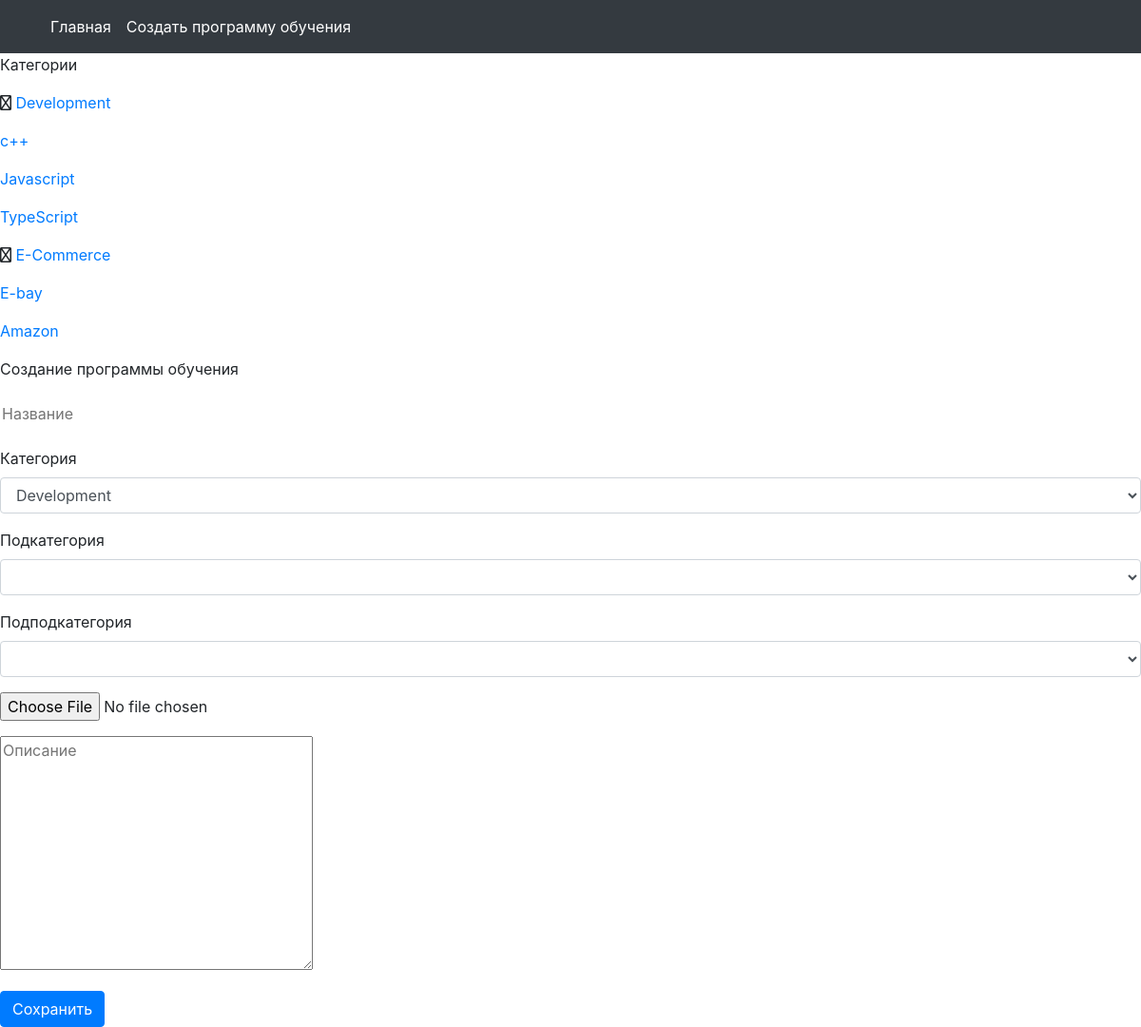
The page /index.php/post/create on the database its author committed.
### tables this page shows
CREATE TABLE `categories` (
  `id` int(10) UNSIGNED NOT NULL,
  `name` varchar(100) NOT NULL
);

CREATE TABLE `subcategories` (
  `id` int(10) UNSIGNED NOT NULL,
  `name` varchar(100) NOT NULL,
  `parent_id` int(10) UNSIGNED DEFAULT NULL
);

CREATE TABLE `subsubcategories` (
  `id` int(10) UNSIGNED NOT NULL,
  `name` varchar(100) NOT NULL,
  `parent_id` int(10) UNSIGNED DEFAULT NULL
);

### application/controllers/Post.php (called while the page is built, shortened)
<?php
class Post extends CI_Controller{
    public function create(){
            if($_SERVER['REQUEST_METHOD'] === 'GET') {
                $data['page_body'] = 'create_post';
                $this->load->view('page/home/index', $data);
            }else if($_SERVER['REQUEST_METHOD'] === 'POST'){
                $this->form_validation->set_rules('title', 'Title', 'required|min_length[3]');
                $this->form_validation->set_rules('content', 'Content', 'required|min_length[3]');
                $this->form_validation->set_rules('cat', 'Category', 'trim|required');
                $this->form_validation->set_rules('subCat', 'Sub-Category', 'trim');
                if($this->form_validation->run()){
                    $config['upload_path'] = './uploads/image';
                    $config['allowed_types'] = 'gif|jpg|png';
                    $config['max_size'] = 0;
                    $config['max_width'] = 0;
                    $config['max_height'] = 0;
                    $this->load->library('upload', $config);
                    if ( ! $this->upload->do_upload('image')) {
                        $error = array(
                            'error' => $this->upload->display_errors(),
                            'page_body' => 'errors'
                        );
                        $this->load->view('page/home/index', $error);
                    } else {
                        $file = $this->upload->data();
                        $this->post_model->insert($file);
                        $this->session->set_flashdata(array("create_success" => "<p class='text-success'>Post create success</p>"));
                        redirect('home');
                    }
                }else{
                    $data = array(
                        'error' => '<p>Data is invalid. Make sure data is fill up</p>',
                        'page_body' => 'errors'
                    );
                    $this->load->view('page/home/index', $data);
                }
            }
    }
}

### index.php (called while the page is built, shortened)
<?php
require_once BASEPATH.'core/CodeIgniter.php';

### application/models/Categories_model.php (called while the page is built)
<?php
class Categories_model extends CI_Model{
    public function get_main_categories(){
        $results = $this->db->get('categories');
        return $results->result();
    }
    public function get_sub_categories($cat_id){
        $this->db->where('parent_id', $cat_id);
        $results = $this->db->get('subCategories');
        return $results->result();
    }
    public function get_sub_sub_categories($cat_id){
        $this->db->where('parent_id', $cat_id);
        $results = $this->db->get('subsubCategories');
        return $results->result();
    }
}

### application/views/partials/home/common/categoriesbar.php (the view)
<div class="categories">
    <p class="categories-header">Категории</p>
    <div class="main-category-list">
        <?php $main_categories = $this->categories_model->get_main_categories(); ?>
        <?php foreach ($main_categories as $cat_row){ ?>
            <div class="main-category-list-item">
                <p>
                    <i class="far fa-angle-double-right"></i>
                     <a href="<?php echo base_url() ?>index.php/post/all_post/<?php echo $cat_row->id; ?>">
                        <?php echo $cat_row->name; ?>
                    </a>
                </p>
                <?php $sub_categories = $this->categories_model->get_sub_categories($cat_row->id); ?>
                <?php foreach ($sub_categories as $subcat_row){ ?>
                    <div class="sub-category-list">
                        <div class="sub-category-list-item">
                            <p>
                                <a href="<?php echo base_url() ?>index.php/post/all_post/<?php echo $cat_row->id . "/" . $subcat_row->id; ?>">
                                    <?php echo $subcat_row->name; ?>
                                </a>
                            </p>
                            <?php $sub_sub_categories = $this->categories_model->get_sub_sub_categories($subcat_row->id); ?>
                            <?php foreach ($sub_sub_categories as $subsubcat_row){ ?>
                                <div class="sub-sub-category-list">
                                    <div class="sub-sub-category-list-item">
                                        <p>
                                            <a href="<?php echo base_url() ?>index.php/post/all_post/<?php echo $cat_row->id . "/" . $subcat_row->id . "/" . $subsubcat_row->id; ?>">
                                                <?php echo $subsubcat_row->name; ?>
                                            </a>
                                        </p>
                                    </div>
                                </div>
                            <?php } ?>
                        </div>
                    </div>
                <?php } ?>
            </div>
        <?php } ?>
    </div>
</div>

### application/views/page/home/index.php
<!DOCTYPE html>
<html lang="en" ng-app="myApp">
<head>
    <?php $this->load->view('partials/home/common/header'); ?>
</head>
<body>
<?php
    $this->load->view('partials/home/common/navbar');
?>
<div class="container-costom">
    <div class="row-costom">
        <div class="left-box">
            <?php $this->load->view('partials/home/common/categoriesbar'); ?>
        </div>
        <div class="middle-box">
            <?php
                if($page_body === "root"){
                    $this->load->view('partials/home/body/root');
                }else if($page_body === 'create_post'){
                    $this->load->view('partials/home/body/create_post');
                }else if($page_body === 'view_post'){
                    $this->load->view('partials/home/body/view_post');
                }else if($page_body === 'view_aLl_post'){
                    $this->load->view('partials/home/body/view_all_post');
                }else if($page_body === 'profile_view'){
                    $this->load->view('partials/home/body/profile_view');
                }else if($page_body === 'errors'){
                    $this->load->view('partials/home/body/errors');
                }
            ?>
        </div>
    </div>
</div>
</body>
</html>

### application/views/partials/home/common/header.php (shortened to what this page needs)
<link rel="stylesheet" href="<?php echo base_url() ?>assets/css/font-awesome.min.css">
<link rel="stylesheet" href="<?php echo base_url() ?>assets/css/google-font-poppins.css">
<link rel="stylesheet" href="<?php echo base_url() ?>assets/css/google-font-cormorant.css">
<link rel="stylesheet" href="<?php echo base_url() ?>assets/css/bootstrap.min.css">
<link rel="stylesheet" href="<?php echo base_url() ?>assets_old/css/main.css">

### application/views/partials/home/common/navbar.php
<nav class="navbar navbar-expand-sm bg-dark navbar-dark">
    <div class="container">
        <ul class="navbar-nav">
            <li class="nav-item active">
                <a class="nav-link" href="<?php echo base_url(); ?>index.php/home">Главная</a>
            </li>
            <li class="nav-item active">
                <a class="nav-link" href="<?php echo base_url(); ?>index.php/post/create">Создать программу обучения</a>
            </li>
        </ul>
    </div>
</nav>

### application/views/partials/home/body/create_post.php (shortened to what this page needs)
<div class="post-update-form" ng-controller="postController">
    <p class="post-create-form-title">Создание программы обучения</p>
    <?php
        $catIds = array();
        echo form_open_multipart('post/create');
    ?>
        <div class="form-group">
            <input type="text" name="title" placeholder="Название" class="form-title-input form-control-plaintext">
        </div>
        <div class="form-group">
            <label for="category">Категория</label>
            <select class="form-control" name="cat" ng-model="category" id="category">
                <?php $main_categories = $this->categories_model->get_main_categories(); ?>
                <?php foreach ($main_categories as $cat_row){ ?>
                    <?php array_push($catIds, $cat_row->id); ?>
                    <option value="<?php echo $cat_row->id; ?>"><?php echo $cat_row->name; ?></option>
                <?php } ?>
            </select>
        </div>
        <div class="form-group">
            <label for="subCat">Подкатегория</label>
            <select class="form-control" name="subCat" id="subCat" ng-bind-html="subCat">
            </select>
        </div>
        <div class="form-group">
            <label for="subCat">Подподкатегория</label>
            <select class="form-control" name="subsubCat" id="subCat" ng-bind-html="subsubCat">
            </select>
        </div>
        <div class="form-group">
            <input type="file" name="image" class="form-control-file">
        </div>
        <div class="form-group">
            <textarea name="content" id="" cols="30" rows="10" class="form-content-input" placeholder="Описание"></textarea>
        </div>
        <button class="btn btn-primary">Сохранить</button>
    <?php
        echo form_close();
    ?>
</div>

### rows shown on the page
categories: name "Development"
subcategories: name "c++"
subcategories: name "Javascript"
subsubcategories: name "TypeScript"
categories: name "E-Commerce"
subcategories: name "E-bay"
subcategories: name "Amazon"

### other values the page prints
form field cat "Development"
